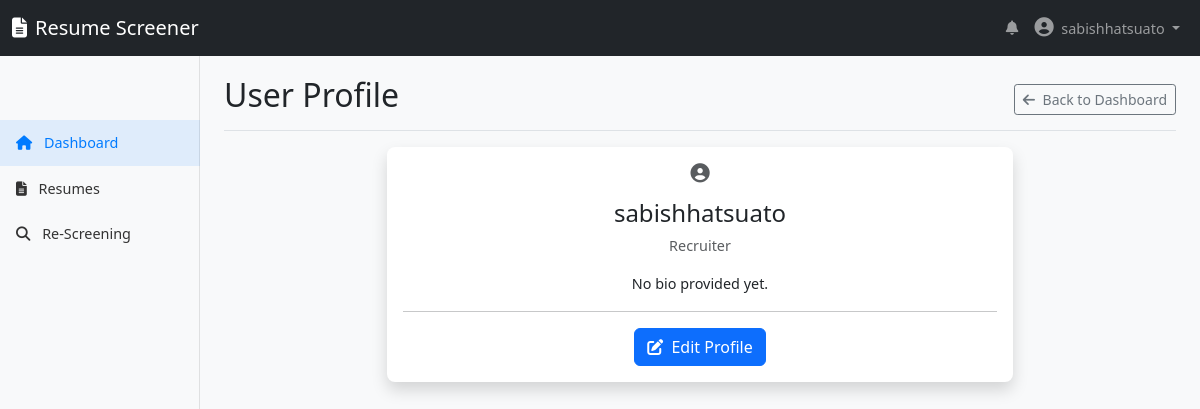
Page /accounts/profile (signed in) on the committed database.
### accounts/models.py (models this page shows, shortened)
class CustomUser(AbstractUser):
    role = models.CharField(max_length = 20, choices= role_choices, default = 'recruiter')
    profile_pictures = models.ImageField(upload_to = "profile_pics/", blank = True, null = True)
    bio = models.TextField(max_length = 200, blank = True)

### accounts/views.py (the view, shortened to what this page needs)
# urls.py: path('profile', acc_views.profile_view, name = 'profile'),
@login_required
def profile_view(request):
    user = request.user
    return render(request,'accounts/profile.html', {'user': user})

### templates/accounts/profile.html (shortened to what this page needs)
{% extends 'base/base.html' %}
{% load static %}
{% block content %}
    <div class="container-fluid">
        <div class="row">
            <main class="col-md-9 ms-sm-auto col-lg-10 px-md-4 main-content">
                <div class="d-flex justify-content-between flex-wrap flex-md-nowrap align-items-center pt-3 pb-2 mb-3 border-bottom">
                    <h1 class="h2">User Profile</h1>
                    <div class="btn-toolbar mb-2 mb-md-0">
                        <a href="{% url 'accounts:dashboard' %}" class="btn btn-sm btn-outline-secondary">
                            <i class="fas fa-arrow-left me-1"></i> Back to Dashboard
                        </a>
                    </div>
                </div>
                <div class="row justify-content-center">
                    <div class="col-lg-8">
                        <div class="card shadow mb-4">
                            <div class="card-body text-center">
                                {% if user.profile_pictures %}
                                    <img src="{{ user.profile_pictures.url }}" class="rounded-circle mb-3" alt="Profile Picture" style="width: 150px; height: 150px; object-fit: cover;">
                                {% else %}
                                    <i class="fas fa-user-circle fa-5x text-muted mb-3"></i>
                                {% endif %}
                                <h4 class="card-title">{{ user.username }}</h4>
                                <p class="text-muted">{{ user.role|capfirst }}</p>
                                <p class="card-text">{{ user.bio|default:"No bio provided yet." }}</p>
                                <hr>
                                <button type="button" class="btn btn-primary" data-bs-toggle="modal" data-bs-target="#editProfileModal">
                                    <i class="fas fa-edit me-1"></i> Edit Profile
                                </button>
                            </div>
                        </div>
                    </div>
                </div>
            </main>
        </div>
    </div>
{% endblock %}

### templates/base/header.html (shortened to what this page needs)
{% load static %}
<!DOCTYPE html>
<html lang="en">
<head>
    <link href="https://cdn.jsdelivr.net/npm/bootstrap@5.3.0/dist/css/bootstrap.min.css" rel="stylesheet">
    <link rel="stylesheet" href="https://cdnjs.cloudflare.com/ajax/libs/font-awesome/6.4.0/css/all.min.css">
    <link rel="stylesheet" href="{% static 'accounts/dashboard-style.css'%}">
</head>
<body>
    <header class="dashboard-header">
        <nav class="navbar navbar-expand-lg navbar-dark bg-dark">
            <div class="container-fluid">
                <a class="navbar-brand" href="{% url 'accounts:dashboard' %}">
                    <i class="fas fa-file-alt me-2"></i>Resume Screener
                </a>
                <div class="collapse navbar-collapse" id="navbarNav">
                    <ul class="navbar-nav ms-auto">
                        <li class="nav-item">
                            <a class="nav-link" href="#"><i class="fas fa-bell"></i></a>
                        </li>
                        <li class="nav-item dropdown">
                            <a class="nav-link dropdown-toggle" href="#" id="navbarDropdown" role="button" data-bs-toggle="dropdown">
                                <i class="fas fa-user-circle me-1"></i> {{ user.username }}
                            </a>
                        </li>
                    </ul>
                </div>
            </div>
        </nav>
    </header>

### static/accounts/dashboard-style.css (style rules this page uses)
body { font-size: 0.9rem; background-color: #f8f9fa; padding-top: 60px; }
main { margin-top: 56px; padding-bottom: 20px; }
.card { border-radius: 0.5rem; border: none; box-shadow: 0 0.15rem 1.75rem 0 rgba(58, 59, 69, 0.15); }
.dashboard-header { position: fixed; top: 0; width: 100%; z-index: 1000; }
.fa-user-circle { font-size: 1.2rem; }
.btn-toolbar .btn-sm { padding: 0.25rem 0.5rem; font-size: 0.875rem; border-radius: 0.2rem; }

### rows in the picture
CustomUser: username "sabishhatsuato", role "Recruiter", bio "No bio provided yet."
